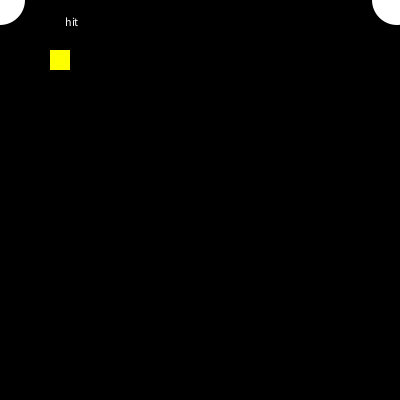
Frame 1 (no input)
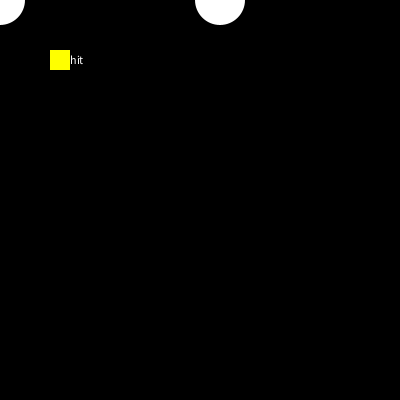
Frame 60 (the mouse pressed at the canvas centre just before this capture)
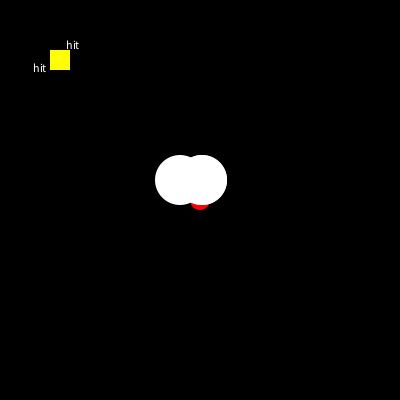
Frame 120 (the mouse held since frame 60 and released just before this capture)

The Processing sketch that drew these frames (run headless with seeded random() and noise(); from frame 60 on, the mouse is pressed at the canvas centre):

// Processing sketch: processing_150312
// ── processing_150312.pde

int ox1 = 50;
int oy1 = 50;
int hb = 20;    //hitbox
int aix = 0;
int aiy = 0;
int aix2 = 400;
int aiy2 = 0;
int aispeed = int(3);
int count = 0;

void setup(){
  size(400,400);
  background(255);
  noStroke();
}

void draw(){
  count = count + 1;
  background(0);
  fill(255,0,0);
  ellipse(mouseX,mouseY,hb,hb);
  fill(255,255,0);
  rect(ox1,oy1,hb,hb);
  
  if((mouseX) >ox1){
    if((mouseX) < (ox1+hb)){
      if((mouseY) > oy1){
        if((mouseY) < (oy1+hb)){
          text("hit", random(100),random(100));
  } } } } //hitbox if

//======================================AI shit
if (aix >= mouseX) //ai
    {aix -= aispeed;}
if (aix < mouseX)
    {aix += aispeed;}
if (aiy >= mouseY)
    {aiy -= aispeed;}
if (aiy < mouseY)
    {aiy += aispeed;}
 
if(mouseX > aix-25 && mouseX < aix+25 && mouseY > aiy-25 && mouseY < aiy + 25)
//enemy collision
{
    fill(0,0,0); // if hit
    fill(255);
    text("hit", random(100),random(100));
}
ellipse(aix, aiy, 50, 50);
//================================================================================
//================================================================================
if (aix2 >= mouseX) //ai
    {aix2 -= aispeed;}
if (aix2 < mouseX)
    {aix2 += aispeed;}
if (aiy2 >= mouseY)
    {aiy2 -= aispeed;}
if (aiy2 < mouseY)
    {aiy2 += aispeed;}
 
if(mouseX > aix2-25 && mouseX < aix2+25 && mouseY > aiy2-25 && mouseY < aiy2 + 25)
//enemy collision
{
    fill(0,0,0); // if hit
    fill(255);
    text("hit", random(100),random(100));
}
ellipse(aix2, aiy2, 50, 50);
if(count >= 100){
  ellipse(aix2, aiy2, 50, 50);  // if i want this i have to do an array
}
//================================================================================
//================================================================================

}//draw end
